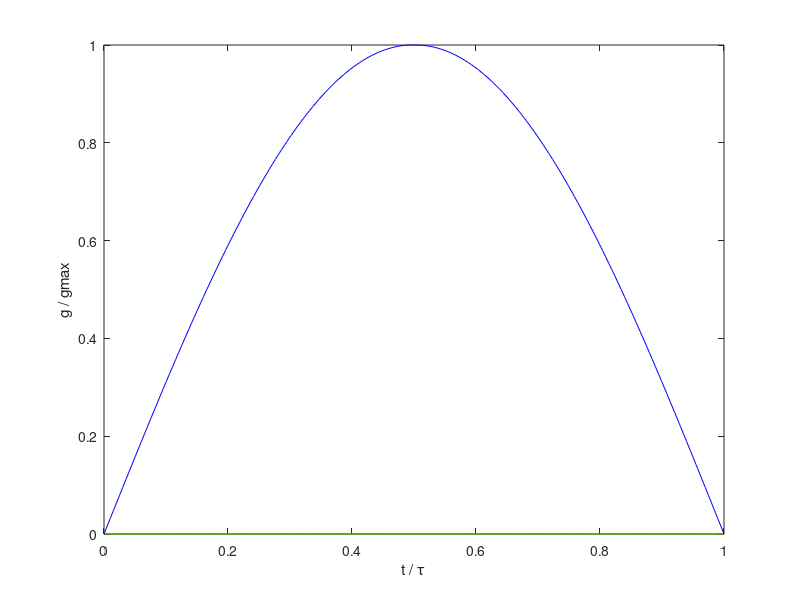

MATLAB code for this plot:
% Sin gradient waveform
%
% Output in the format for Matthew Budde's code for Bruker pv6.0.1 

% Define path for output folders
%[run_path,run_name,run_ext] = fileparts(run_fn);
run_path = cd;
out_path = fullfile(run_path,'waveforms');


% Parameters for calculating b-values
gmax = 100/100*0.6; % Max gradient [3 T/m]
tau = 10e-3; % Waveform duration [10 ms]

% Define timing parameters relative to a total echo time = 1
np = 200; % Number of time intervals in waveform [1000]
epsilon_up = .5; % Quarter-sine ramp up [0.5]
plateau = 0; % Plateau [0]
epsilon_down = .5; % Quarter-sine ramp down [0.5]
out_fn = fullfile(out_path,'sin_200');

%------------------------

taured = 1;
dt = taured/np;
t = taured*linspace(0,1,np);

% Quarter-sine ramp up
np_epsilon_up = round(epsilon_up/dt);
t_epsilon_up = pi/2*linspace(0,1,np_epsilon_up)';
g_up = sin(t_epsilon_up);
%figure(1), clf, plot(t_epsilon_up,g_up,'-'), return

% Quarter-sine ramp down
np_epsilon_down = round(epsilon_down/dt);
t_epsilon_down = pi/2*linspace(1,2,np_epsilon_down)';
g_down = sin(t_epsilon_down);
%figure(1), clf, plot(t_epsilon_down,g_down,'-'), return

% Plateau
np_plateau = round(plateau/dt);

ga = [g_up; ones(np_plateau,1); g_down];
ga = mean([ga flipud(ga)],2); % Removes asymmetry
ga([1 end]) = 0;
%figure(1), clf, plot(t,ga,'-'), return

gx = 0*ga;
gy = 0*ga;
gz = ga;

figure(1), clf
plot(t,gx,'r-',t,gy,'g-',t,gz,'b-')
ylabel('g / gmax')
xlabel('t / \tau')

% Save waveforms in Bruker format
[out_path,out_name,out_ext] = fileparts(out_fn);
if ~isdir(out_path)
    mkdir(out_path)
end

title_str = ['Quarter-sine ramp up and down'];

fid = fopen(out_fn,'w');

text.header = {
{['##TITLE= ' title_str]};
{'##JCAMP-DX= 5.00 Bruker JCAMP library'}
{'##DATA TYPE= Shape Data'}
{'##ORIGIN= Bruker Analytik GmbH'}
{'##OWNER= <nmrsu>'}
{['##DATE= ' datestr(now,'yyyy-mm-dd')]}
{['##TIME= ' datestr(now,'HH:MM:SS')]}
{'##MINX= 0'}
{'##MAXX= 1'}
{'##MINY= 0'}
{'##MAXY= 1'}
{'##$SHAPE_EXMODE= Gradient'}
{'##$SHAPE_TOTROT= 0'}
{'##$SHAPE_BWFAC= 0'}
{'##$SHAPE_INTEGFAC= 0'}
{'##$SHAPE_MODE= 0'}};

[nlines, ~] = size(text.header);

for nline = 1:nlines
    fprintf(fid,'%s\n',text.header{nline}{1});
end

fprintf(fid,'%s\n',['##BFACTOR=']);
fprintf(fid,'%s\n',['##DURATION=' num2str(tau)]);
fprintf(fid,'%s\n',['##DIRECTIONVEC= 0 0 1']);
fprintf(fid,'%s\n',['##NPOINTS=' num2str(numel(gx))]);
fprintf(fid,'%s\n',['##XYDATA= (T X Y Z)']);

formatspec = '%8.6f %8.6f %8.6f\r\n';

out_mat = [gx gy gz];
fprintf(fid, formatspec, out_mat');

fprintf(fid,'%s\n',['##END']);
fclose(fid);
